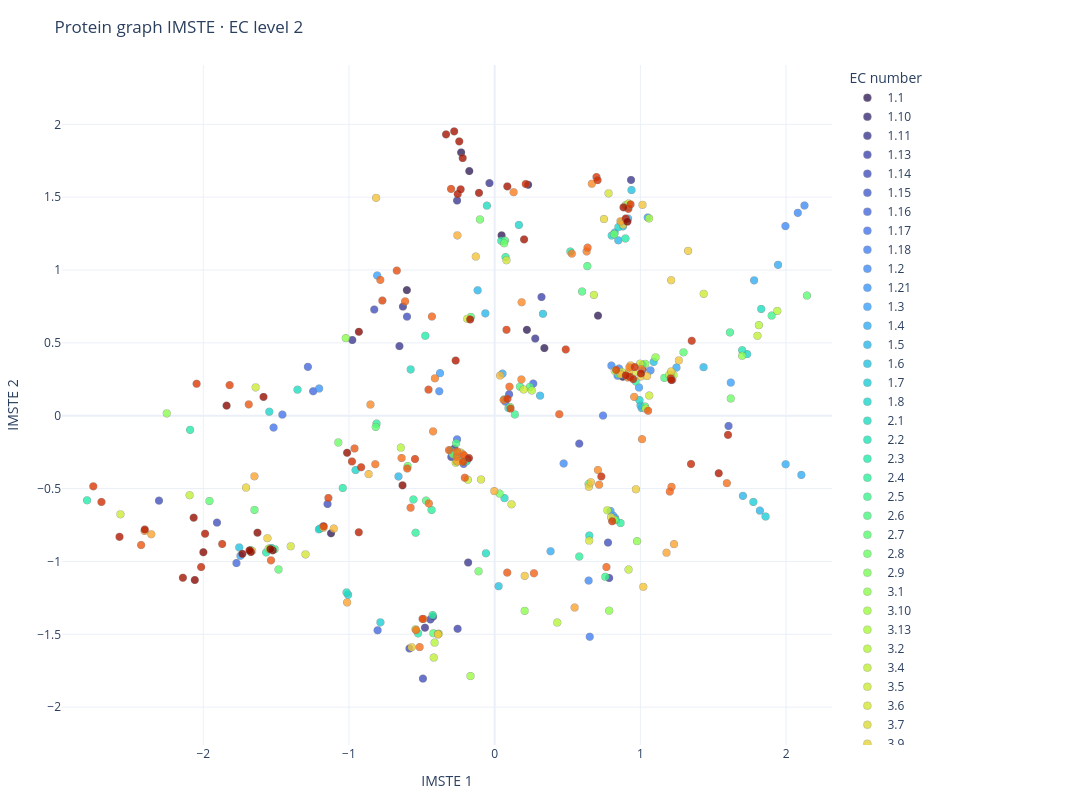

Notebook source saved alongside this figure:
### Code cell
embedding_result = visualize_proteins_2d(
    PROJECT_ROOT,
    node_label_alphabet=NODE_LABEL_ALPHABET,
    max_simplex_dimension=MAX_SIMPLEX_DIMENSION,
    min_pair_distance=MIN_PAIR_DISTANCE,
    max_pair_distance=MAX_PAIR_DISTANCE,
    nbits=NBITS,
    include_self=INCLUDE_SELF,
    imste_parameters=IMSTE_PARAMETERS,
    rebuild_features=REBUILD_FEATURES,
    rebuild_embedding=REBUILD_EMBEDDING,
)
display(embedding_result.embedding.head())
display(embedding_result.figure)
